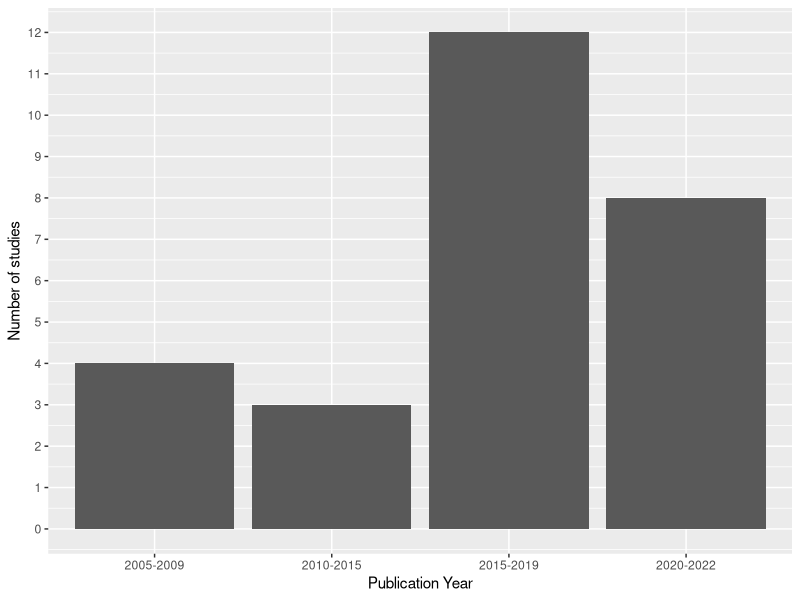
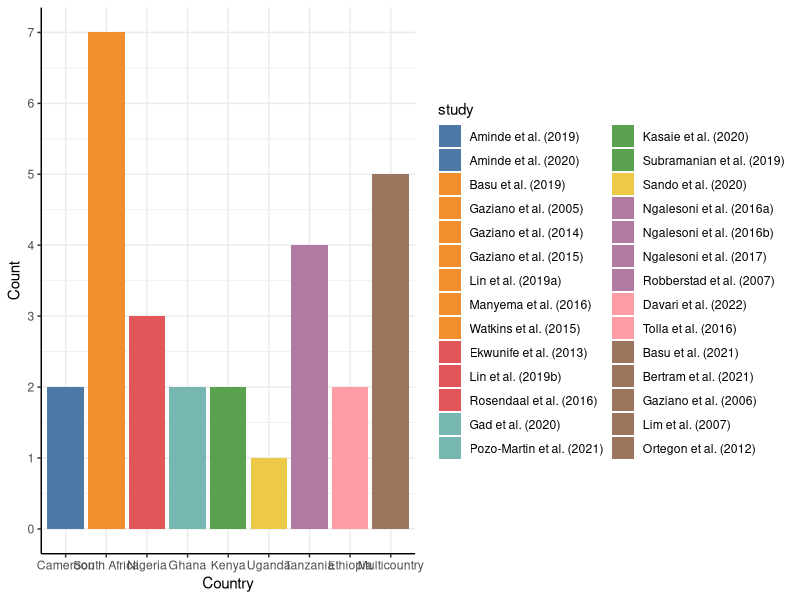
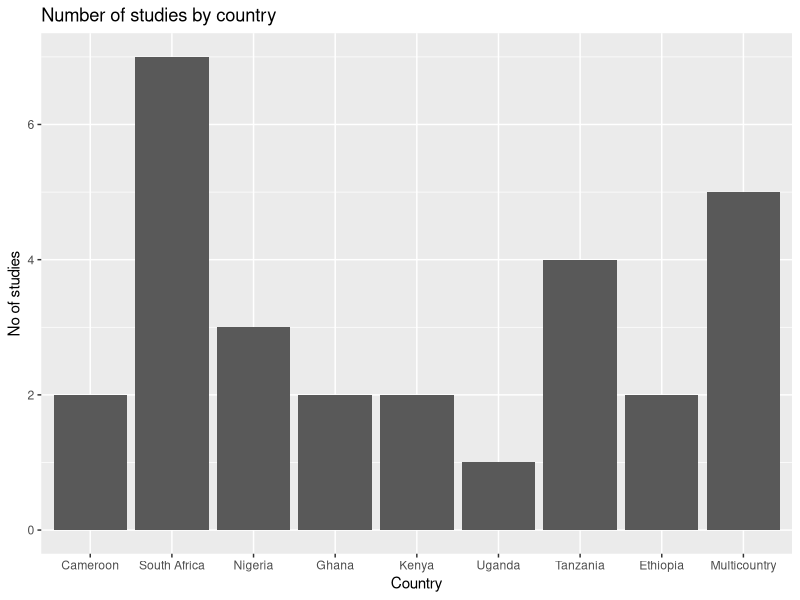
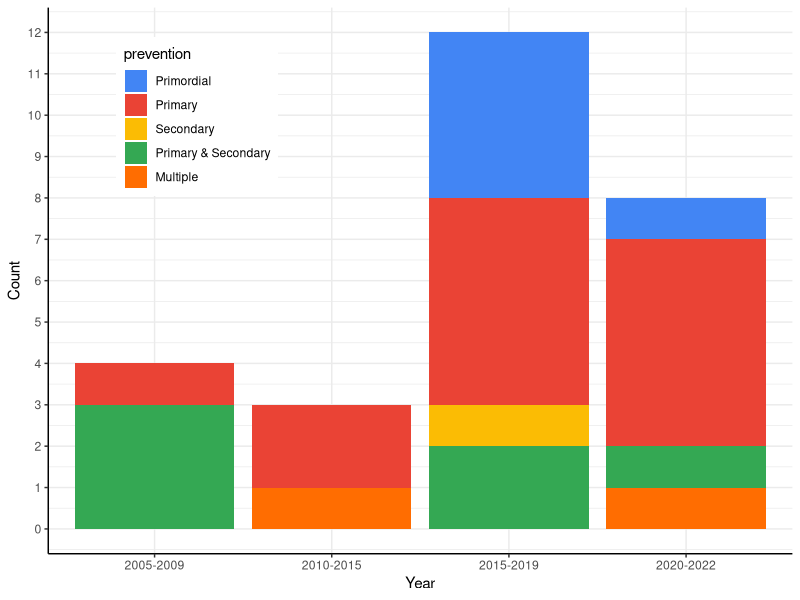
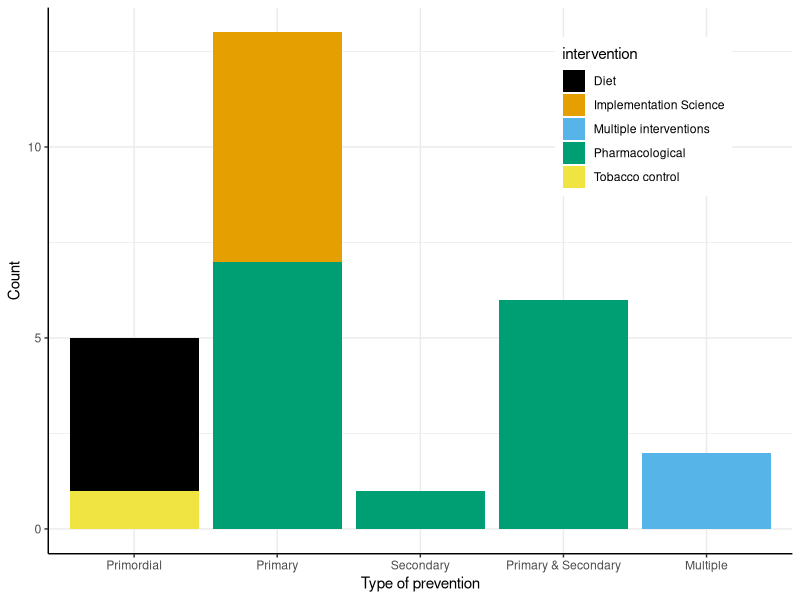
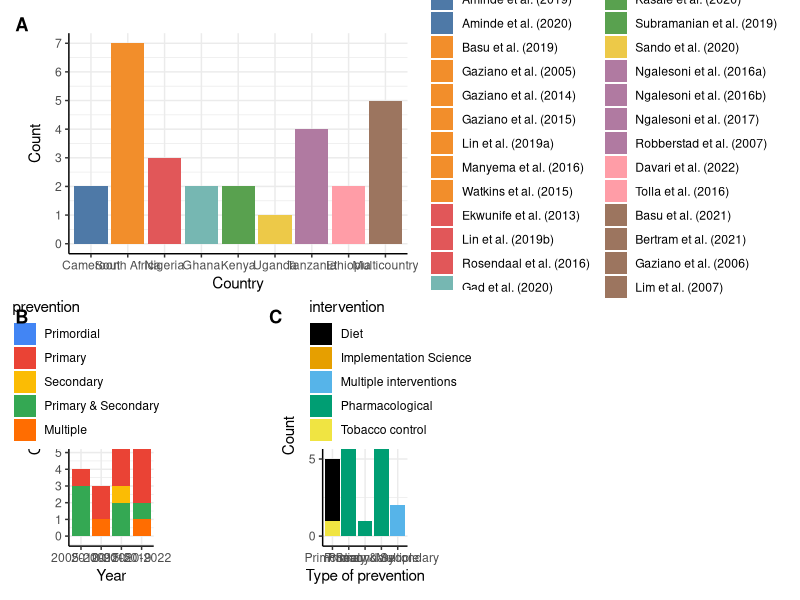
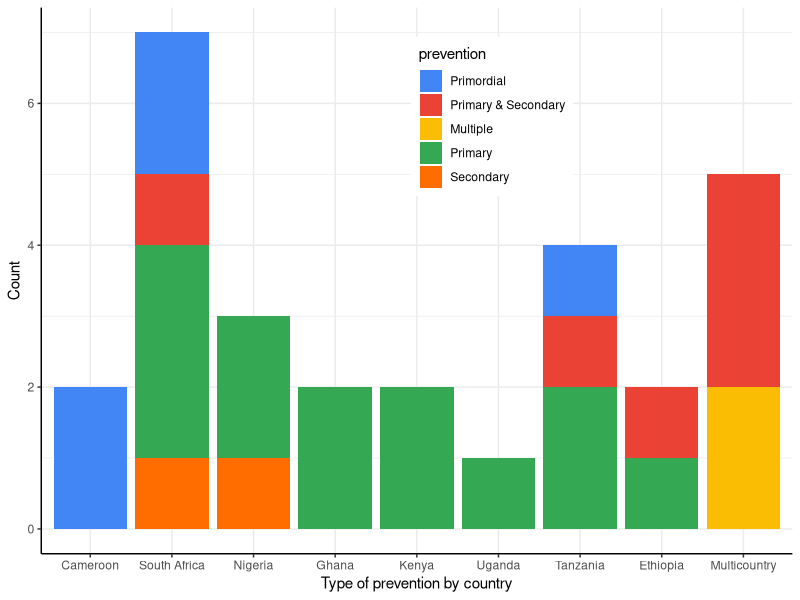
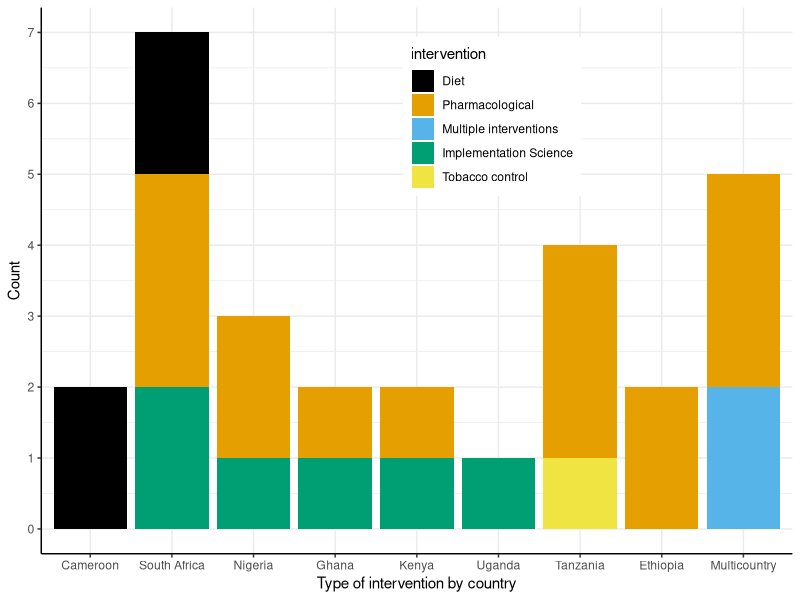

Write R code to recreate these figures, in order.
rm (list=ls())
## library(geofacet)
library(data.table)
library(tidyverse)
library(ggplot2)
library(patchwork)  ### for combining plots
library(ggthemes)
library(ggpubr)
library(viridis)

## setting working directory
## setwd("U:/ManWin/My Documents/James Oguta/My PhD Folder-2023-2024/My Systematic Review/Synthesis/Tables/Final/Analyses")
# reading datasets
cvd_data<- read.csv("Final Dataset.csv")

cvd_data<- as.data.table(cvd_data)


#changing variable names to lower case
names(cvd_data)<- tolower(names(cvd_data))

#removing decimals from column names
names(cvd_data) <- gsub("\\.", "", names(cvd_data))

# renaming variables
 cvd_data <- cvd_data %>% 
   rename(
     evaluation = evaluationtype,
     prevention = preventiontype,
     intervention = interventiontype,
     cvd_outcomes = cvdoutcomesassesed,
     model = modeltype,
     risk = cvdriskequation,
     d_rate = discountrate,
     horizon = timehorizon,
     start_age = minimumageyears,
     equity = equitydimensions,
     sensitivity = sensitivityanalysis,
     evpi= evpiassessed,
     guideline = reportingguidelineused,
     ceacf = ceacsceafspresented, 
     adaptation= modeladaptation,
     funding = typeoffundingsources,
     conflict= conflictofinterest
   )

#checking types of variables
 str(cvd_data)
 
#selecting a subset of variables
 selected <- c("id", "authors", "country", "year", "evaluation", "prevention", "intervention", "cvd_outcomes",
               "multimorbidity", "model", "risk", "perspective", "d_rate", "start_age", "horizon", "cyclelength",
               "outcomemeasure", "equity", "sensitivity", "evpi", "ceacf", "validation", "callibration",
               "adaptation", "funding", "conflict")
subset_cvd <- cvd_data %>% 
  select(all_of(selected))

to_factor <- c("country", "evaluation", "prevention", "intervention", "cvd_outcomes",
               "model", "risk", "perspective", "d_rate", "start_age", "horizon", "cyclelength",
              "software", "outcomemeasure", "equity", "sensitivity", "evpi", "ceacf", "validation",
              "callibration","adaptation", "funding", "conflict")
str(subset_cvd)

#defining factor variables
cvd <- cvd_data %>% 
  mutate_at(to_factor, as.factor)


# Creating a subset of country dataset###
country <- cvd %>% select(id, authors, country)
summary(country$country)

#creating list of countries
country_list <- c("Cameroon", "South Africa", "Nigeria", "Ghana",
                  "Kenya", "Uganda", "Tanzania", "Ethiopia", "Multicountry")
# Initialize an empty list to store binary variables
country_flags <- list()

# Loop through each country
for (count in country_list) {
  # Check if the country is present in the observation
  country_flag <- as.integer(grepl(count, country$country))
  
  # Add the binary variable to the list
  country_flags[[count]] <- country_flag
}

# Convert the list to a data frame
country_df <- as.data.frame(country_flags)

# Bind the binary variables to the main dataset
country_dataset <- cbind(country, country_df)

# Save the dataset as a CSV file
write.csv(country_dataset, "country_dataset.csv", row.names = FALSE)

dataset_wide <- country_dataset[, 4:12]


# Reshape data into a long format
dataset_long <- reshape2::melt(as.matrix(dataset_wide), id.vars = "authors", variable.name = "studies", value.name = "number")
dataset_long <- dataset_long[dataset_long$number > 0, ]  # Keep only rows where disease is present

authors <- cvd_data$authors
writeLines(authors,"data.txt")
colnames(dataset_long)[colnames(dataset_long) == "Var1"] ="study"
colnames(dataset_long)[colnames(dataset_long) == "Var2"] ="country"



dataset_long$study <- factor(dataset_long$study, levels = 1:27, labels = c(
  "Aminde et al. (2019)", "Aminde et al. (2020)","Basu et al. (2019)","Basu et al. (2021)",
  "Bertram et al. (2021)","Davari et al. (2022)","Ekwunife et al. (2013)","Gad et al. (2020)",
  "Gaziano et al. (2005)","Gaziano et al. (2006)","Gaziano et al. (2014)","Gaziano et al. (2015)",
  "Kasaie et al. (2020)","Lim et al. (2007)","Lin et al. (2019)","Manyema et al. (2016)",
  "Ngalesoni et al. (2016a)","Ngalesoni et al. (2016b)","Ngalesoni et al. (2017)","Ortegon et al. (2012)",
  "Pozo-Martin et al. (2021)","Robberstad et al. (2007)","Rosendaal et al. (2016)",
  "Sando et al. (2020)","Subramanian et al. (2019)","Tolla et al. (2016)","Watkins et al. (2015)"
))

dataset_long$country <- ifelse(dataset_long$country=="South.Africa","South Africa",
                               ifelse(dataset_long$country=="Ethiopia","Ethiopia", 
                                      ifelse(dataset_long$country=="Nigeria", "Nigeria",
                                             ifelse(dataset_long$country=="Kenya", "Kenya",
                                                    ifelse(dataset_long$country=="Uganda", "Uganda",
                                                           ifelse(dataset_long$country=="Tanzania", "Tanzania",
                                                                  ifelse(dataset_long$country=="Cameroon", "Cameroon",
                                                                         ifelse(dataset_long$country=="Multicountry", "Multicountry",
                                                                                ifelse(dataset_long$country=="Ghana","Ghana",
                                                                                       dataset_long$country)))))))))
                                                                                

###################################################################################
##Categorizing year variable
subset_cvd$yearcat <- ifelse(subset_cvd$year<2010, "2005-2009",
                              ifelse(subset_cvd$year>=2010 & subset_cvd$year<2015, "2010-2015",
                                     ifelse(subset_cvd$year>=2015 & subset_cvd$year<2020, "2015-2019",
                                            ifelse(subset_cvd$year>=2020, "2020-2022", NA))))



subset_cvd$prevention <- ifelse(subset_cvd$intervention=="Diet","Primordial",
                                ifelse(subset_cvd$intervention=="Multiple interventions", "Multiple",
                                       ifelse(subset_cvd$intervention=="Tobacco control","Primordial",
                                       subset_cvd$prevention)))

subset_cvd$prevention <- ifelse(subset_cvd$prevention=="Both","Primary & Secondary",
                                subset_cvd$prevention)
subset_cvd$intervention <- ifelse(subset_cvd$intervention=="HSS","Implementation Science",
                                subset_cvd$intervention)

subset_cvd$model <- ifelse(subset_cvd$model=="Proportional multi-state life table Markov model","Multistate Life table model",
                           ifelse(subset_cvd$model=="Mathematical functions", 
                                  "Mathematical Equations",
                                  ifelse(subset_cvd$model=="Cohort Markov model", "Markov", subset_cvd$model))) 

subset_cvd$perspective <- ifelse(subset_cvd$perspective=="Public provider","Healthcare Provider",
                                subset_cvd$perspective)

# Search for "Framingham" in the risk variable
subset_cvd$framingham <- ifelse(grepl("Framingham", subset_cvd$risk), 1, 0)



# Search for "who" or "Absolute" in the risk variable
subset_cvd$who <- ifelse(grepl("WHO|Absolute", subset_cvd$risk, ignore.case = TRUE), 1, 0)


# Search for "Globorisk" in the risk variable
subset_cvd$globorisk <- ifelse(grepl("Globorisk", subset_cvd$risk), 1, 0)

# Search for "Globorisk" in the risk variable
subset_cvd$cox <- ifelse(grepl("cox", subset_cvd$risk), 1, 0)

sum (subset_cvd$framingham)
sum (subset_cvd$who)
sum (subset_cvd$globorisk)


risk_columns <- c("framingham", "who", "globorisk", "cox" )
risk_wide <- subset_cvd[, ..risk_columns,drop=FALSE] # the .. syntax within the square brackets to select columns dynamically

# Reshape data into a long format
risk_long <- reshape2::melt(as.matrix(risk_wide), id.vars = "authors", variable.name = "risk", value.name = "number")
risk_long <- risk_long[risk_long$number > 0, ]  # Keep only rows where disease is present

authors <- cvd_data$authors
colnames(risk_long)[colnames(risk_long) == "Var1"] ="study"
colnames(risk_long)[colnames(risk_long) == "Var2"] ="risk"

risk_long$risk <- ifelse(risk_long$risk=="framingham","Framingham",
                         ifelse(risk_long$risk== "who", "WHO",
                                ifelse(risk_long$risk== "globorisk", "Globorisk",
                                       ifelse(risk_long$risk=="cox", "Cox Model",risk_long$risk))))


####Cleaning the horizon column

subset_cvd$horizon <- ifelse(grepl("Lifetime", subset_cvd$horizon), "Lifetime",
                             ifelse(grepl("10 years", subset_cvd$horizon), "10 years", 
                                    subset_cvd$horizon))

###Model Outcomes###
# Search for "Ischemic heart disease" in the outcome variable
subset_cvd$ihd <- ifelse(grepl("Ischemic heart |ischemic heart|infarction|Coronary|coronary|congestive|Congestive", subset_cvd$cvd_outcomes, ignore.case = TRUE), 1, 0)

# Search for "Stroke" in the outcome variable
subset_cvd$stroke <- ifelse(grepl("Stroke |stroke", subset_cvd$cvd_outcomes, ignore.case = TRUE), 1, 0)

# Search for "CVA" in the outcome variable
subset_cvd$cva <- ifelse(grepl("Cerebrovascular |derebrovascular|CVA", subset_cvd$cvd_outcomes, ignore.case = TRUE), 1, 0)

# Search for "HHD" in the outcome variable
subset_cvd$hhd <- ifelse(grepl("hypertensive |HHD", subset_cvd$cvd_outcomes, ignore.case = TRUE), 1, 0)

# Search for "Angina" in the outcome variable
subset_cvd$angina <- ifelse(grepl("Angina |angina", subset_cvd$cvd_outcomes, ignore.case = TRUE), 1, 0)

# Search for "Cardiac Arrest" in the outcome variable
subset_cvd$ca <- ifelse(grepl("Cardiac Arrest| arrest", subset_cvd$cvd_outcomes, ignore.case = TRUE), 1, 0)

# Search for "Atherosclerosis" in the outcome variable
subset_cvd$athero <- ifelse(grepl("athero", subset_cvd$cvd_outcomes, ignore.case = TRUE), 1, 0)


outcome_columns <- c("ihd", "stroke", "cva", "angina","ca","athero" )
outcome_wide <- subset_cvd[, ..outcome_columns,drop=FALSE] # the .. syntax within the square brackets to select columns dynamically

# Reshape data into a long format
outcome_long <- reshape2::melt(as.matrix(outcome_wide), id.vars = "authors", variable.name = "outcome", value.name = "number")
outcome_long <- outcome_long[outcome_long$number > 0, ]  # Keep only rows where disease is present

authors <- cvd_data$authors
colnames(outcome_long)[colnames(outcome_long) == "Var1"] ="study"
colnames(outcome_long)[colnames(outcome_long) == "Var2"] ="outcome"

outcome_long$outcome <- ifelse(outcome_long$outcome=="ihd","Ischemic Heart Disease",
                         ifelse(outcome_long$outcome=="stroke","Stroke",
                                ifelse(outcome_long$outcome=="angina","Angina",
                                       ifelse(outcome_long$outcome=="ca","Cardiac Arrest",
                                              ifelse(outcome_long$outcome=="cva","Cerebrovascular Accident",
                                                     ifelse(outcome_long$outcome=="athero","Atherosclerosis",outcome_long$outcome))))))
                                              

########################################################################################################################
###Creating a subset of the dataset to select a few variables for characteristics

to_subset <- c("id", "authors", "country", "year", "evaluation", "prevention", "intervention", "model")

# Creating a subset of study characteristics dataset###
characteristics <- subset_cvd %>% select(id, authors, country, year, evaluation,prevention,intervention, model)
characteristics$year <- as.character(subset_cvd$year)

# renaming authors to study
characteristics<-rename(characteristics, study= authors)

##Duplicating Lin 2019 and assigning it to Nigeria (b) and South Africa (a)

# Filter the dataframe to select the observation to duplicate Lin et al 2019 
observation_to_duplicate <- characteristics %>% filter(study == "Lin et al. (2019)") %>% slice(1)
##renaming/assigning the original variable to south africa before appending
characteristics$study[grepl("Lin", characteristics$study) & grepl("South", characteristics$country)] <- "Lin et al. (2019a)"
characteristics$country[grepl("Lin", characteristics$study) & grepl("South", characteristics$country)] <- "South Africa"

# Duplicate the selected observation and append it to the original dataframe
characteristics <- bind_rows(characteristics, observation_to_duplicate)

#renaming/assigning duplicate variable to Nigeria
characteristics$study[grepl("Lin", characteristics$study) & grepl("Nigeria", characteristics$country)] <- "Lin et al. (2019b)"
characteristics$country[grepl("Lin", characteristics$study) & grepl("Nigeria", characteristics$country)] <- "Nigeria"
###Changing Gaziano et al 2015 (Guatemala, Mexico and South Africa to South Africa for graphing
characteristics$country[grepl("Gaziano", characteristics$study) & grepl("Guatemala", characteristics$country)] <- "South Africa"

characteristics$country[grepl("Multicountry", characteristics$country)] <- "Multicountry"

str(characteristics)

## Create factor variables
characteristics$country <- factor(characteristics$country, levels = unique(characteristics$country),
                               ordered = TRUE)
characteristics$prevention <- factor(characteristics$prevention, levels = unique(characteristics$prevention),
                                  ordered = FALSE)
characteristics$intervention <- factor(characteristics$intervention, levels = unique(characteristics$intervention),
                                     ordered = FALSE)
characteristics$model <- factor(characteristics$model, levels = unique(characteristics$model),
                                       ordered = FALSE)

### Characteristics of Included Studies###############
###General characteristics#########

# Graphing year of publication

p1 <- ggplot(subset_cvd, aes(yearcat)) + 
  geom_bar() +
  labs(x = "Publication Year", y = "Number of studies") +
  scale_y_continuous(breaks = 0:13)

p1

# Plotting combinations of studies in each country
## NOTE Lin 2019: down as Nigeria and South Africa
## going to assume these are separate studies rather than both needing coding as multicountry
## TODO check and correct

dataset_long$study <- as.character(dataset_long$study) #to char for editing
dataset_long$study[grepl("Lin", dataset_long$study) & grepl("South", dataset_long$country)] <- "Lin et al. (2019a)"
dataset_long$study[grepl("Lin", dataset_long$study) & grepl("Nigeria", dataset_long$country)] <- "Lin et al. (2019b)"
dataset_long$study <- factor(dataset_long$study,
  levels = unique(dataset_long$study),
  ordered = TRUE
)

table(dataset_long$study)
summary(dataset_long$study)
## make factor again:
dataset_long$country <- factor(dataset_long$country, levels = unique(dataset_long$country),
                               ordered = TRUE)



## select colors:
clz <- tableau_color_pal("Tableau 10")(10)
sclz <- clz[as.integer((dataset_long$country))] # manual study colors
names(sclz) <- dataset_long$study               #making named colors

p2 <- ggplot(dataset_long,
             aes(x = country,
                 fill = study)) +
  geom_bar(stat = "count") +
  theme(axis.text.x = element_text(angle = 45, hjust = 1),
        plot.title = element_text(hjust = 0.5)) +  # Center the title
  scale_y_continuous(breaks = seq(0, 27, 1)) +
  labs(x = "Country", y = "Count") +
  scale_fill_manual(values=sclz)+
  theme_classic() + grids()
p2

ggsave(file = "fig1.pdf", plot = p2, width = 20, height = 11)
ggsave(file = "fig1.png", plot = p2, width = 20, height = 11, dpi = 300)

## TODO might make sense to order the countries meaningfully:
## eg alphabetcal + multicountry, geographically, or by county


# To create a bar graph using ggplot2- Alternative 2
p3 <- ggplot(dataset_long, aes(x = country, y = number)) +
  geom_bar(stat = "identity") +
  labs(x = "Country", y = "No of studies", title = "Number of studies by country")

p3


## relevel logically
subset_cvd$prevention <- factor(subset_cvd$prevention,
  levels = unique(subset_cvd$prevention)[c(1, 4, 5, 2, 3)],
  ordered = TRUE
)

# Graphing year of publication by prevention type-Pete to advise on this.
## TODO it's a bit weird to use these different-sized age bins - makes it hard to interpret trend- To discuss
p4 <- ggplot(subset_cvd) + 
  geom_bar(aes(x = yearcat, fill = prevention), position = "stack") + 
  labs(x = "Year",y="Count")+
  scale_fill_gdocs()+
  scale_y_continuous(breaks = 0:13)+
  theme_classic() + grids() +
  theme(legend.position = c(0.2,0.8))
p4

ggsave(file = "fig2.pdf", plot = p4, width = 20, height = 11)
ggsave(file = "fig2.png", plot = p4, width = 20, height = 11, dpi = 300)


# Graphing intervention by prevention type


p5 <- ggplot(subset_cvd) + 
  geom_bar(aes(prevention, fill = intervention), position = "stack") + 
  labs(x = "Type of prevention",y="Count") +
  scale_fill_colorblind()+
  theme_classic() + grids() +
  theme(legend.position = c(0.8, 0.8))
p5

ggsave(file = "fig3.pdf", plot = p5, width = 20, height = 11)
ggsave(file = "fig3.png", plot = p5, width = 20, height = 11, dpi = 300)


p6 <- p2 / (p4 + plot_spacer()+ p5) +
  plot_annotation(tag_levels = "A") &
  theme(plot.tag = element_text(face = "bold"))
p6

ggsave(file = "plot1.pdf", plot = p6, width = 20, height = 11)
ggsave(file = "plot1.png", plot = p6, width = 20, height = 11, dpi = 300)

# Graphing prevention level and intervention type by country
## make factor again:

characteristics$country <- factor(characteristics$country, levels = unique(dataset_long$country),
                               ordered = TRUE)

p7 <- ggplot(characteristics) + 
  geom_bar(aes(country, fill = prevention), position = "stack") + 
  labs(x = "Type of prevention by country",y="Count") +
  scale_fill_gdocs()+
  theme_classic() + grids() +
  theme(legend.position = c(0.6, 0.8))
p7

ggsave(file = "fig4.pdf", plot = p7, width = 20, height = 11)
ggsave(file = "fig4.png", plot = p7, width = 20, height = 11, dpi = 300)



p8 <- ggplot(characteristics) + 
  geom_bar(aes(x = country, fill = intervention), position = "stack") + 
  labs(x = "Type of intervention by country",y="Count")+
  scale_fill_colorblind()+
  scale_y_continuous(breaks = 0:8)+
  theme_classic() + grids() +
  theme(legend.position = c(0.6,0.8))
p8

ggsave(file = "fig5.pdf", plot = p8, width = 20, height = 11)
ggsave(file = "fig5.png", plot = p8, width = 20, height = 11, dpi = 300)

p9 <- p7 / p8 +
  plot_annotation(tag_levels = "A") &
  theme(plot.tag = element_text(face = "bold"))
p9
ggsave(file = "plot2.pdf", plot = p9, width = 16, height = 10)
ggsave(file = "plot2.png", plot = p9, width = 16, height = 10, dpi = 300)



###########Characteristics of DAMs####################
####Model type####

p10 <- ggplot(characteristics) + 
  geom_bar(aes(country, fill = model), position = "stack") + 
  labs(x = "Type of model by country", y = "Count", fill="Model") +
  scale_fill_brewer(palette = "Set1") +  # Or scale_fill_brewer(palette = "Set1")
  theme_classic() +
  theme(
    panel.grid.major = element_line(),  # To add major grid lines
    panel.grid.minor = element_line(),  # To add minor grid lines
    legend.position = c(0.5, 0.8)
  )

p10

ggsave(file = "fig6.pdf", plot = p10, width = 20, height = 11)
ggsave(file = "fig6.png", plot = p10, width = 20, height = 11, dpi = 300)



p10a <- ggplot(characteristics) + 
  geom_bar(aes(prevention, fill = model), position = "stack") + 
  labs(x = "Type of model by prevention level", y = "Count", fill="Model") +
  scale_fill_brewer(palette = "Set1") +  # Or scale_fill_brewer(palette = "Set1")
  theme_classic() +
  theme(
    panel.grid.major = element_line(),  # To add major grid lines
    panel.grid.minor = element_line(),  # To add minor grid lines
    legend.position = "none"            # Omits the legend
  )

p10a

ggsave(file = "fig7.pdf", plot = p10a, width = 20, height = 11)
ggsave(file = "fig7.png", plot = p10a, width = 20, height = 11, dpi = 300)

p10b <- ggplot(characteristics) + 
  geom_bar(aes(intervention, fill = model), position = "stack") + 
  labs(x = "Type of model by intervention type", y = "Count", fill="Model") +
  scale_fill_brewer(palette = "Set1") +  # Or scale_fill_brewer(palette = "Set1")
  theme_classic() +
  theme(
    panel.grid.major = element_line(),  # To add major grid lines
    panel.grid.minor = element_line(),  # To add minor grid lines
    legend.position = "none"  # Omits the legend
  )

p10b

ggsave(file = "fig8.pdf", plot = p10b, width = 20, height = 11)
ggsave(file = "fig8.png", plot = p10b, width = 20, height = 11, dpi = 300)


p10c <- p10 / (p10a + p10b) +
  plot_annotation(tag_levels = "A") &
  theme(plot.tag = element_text(face = "bold"))
p10c

ggsave(file = "plot3.pdf", plot = p10c, width = 16, height = 10)
ggsave(file = "plot3.png", plot = p10c, width = 16, height = 10, dpi = 300)


p11 <- ggplot(characteristics, aes(model)) +
  geom_bar(stat = "count") +
  scale_y_continuous(breaks = 0:25)+
  labs(x = "Model type", y= "Count") +
  theme_classic() + grids() +
  theme(plot.title = element_text(hjust = 0.5))

p11

ggsave(file = "fig9.pdf", plot = p11, width = 20, height = 11)
ggsave(file = "fig9.png", plot = p11, width = 20, height = 11, dpi = 300)

####Evaluation type####
p12 <- ggplot(characteristics, aes(evaluation)) +
  geom_bar(stat = "count") +
  scale_y_continuous(breaks = 0:25)+
  labs(x = "Evaluation type", y= "Count") +
  theme_classic() + grids() +
  theme(plot.title = element_text(hjust = 0.5))

p12

ggsave(file = "fig10.pdf", plot = p12, width = 20, height = 11)
ggsave(file = "fig10.png", plot = p12, width = 20, height = 11, dpi = 300)


####Perspective####
p13 <- ggplot(subset_cvd, aes(perspective)) +
  geom_bar(stat = "count") +
  labs(x = "Perspective", y= "Count") +
  theme(plot.title = element_text(hjust = 0.5))+
  scale_y_continuous(breaks = 0:11)+
  theme_classic() + grids() 

p13

ggsave(file = "fig11.pdf", plot = p13, width = 20, height = 11)
ggsave(file = "fig11.png", plot = p13, width = 20, height = 11, dpi = 300)

####Horizon####
p14 <- ggplot(subset_cvd, aes(horizon)) +
  geom_bar(stat = "count") +
  labs(x = "Time Horizon", y= "Count") +
  scale_y_continuous(breaks = 0:20)+
  theme(plot.title = element_text(hjust = 0.5))+
  theme_classic() + grids() 

p14

ggsave(file = "fig12.pdf", plot = p14, width = 20, height = 11)
ggsave(file = "fig12.png", plot = p14, width = 20, height = 11, dpi = 300)

# To create a bar graph of CVD risk equations

p15 <- ggplot(risk_long, aes(risk, number)) +
  geom_bar(stat = "identity") +
  labs(x = "CVD Risk equation", y = "Count") +
  scale_y_continuous(breaks = 0:11)+
  theme(plot.title = element_text(hjust = 0.5))+
  theme_classic() + grids() 

p15

ggsave(file = "fig13.pdf", plot = p15, width = 20, height = 11)
ggsave(file = "fig13.png", plot = p15, width = 20, height = 11, dpi = 300)

# To create a bar graph of CVD Outcomes

p16 <- ggplot(outcome_long, aes(outcome, number)) +
  geom_bar(stat = "identity") +
  labs(x = "CVD Outcome", y = "Count") +
  scale_y_continuous(breaks = 0:25)+
  theme(plot.title = element_text(hjust = 0.5))+
  theme_classic() + grids() 

p16
ggsave(file = "fig14.pdf", plot = p16, width = 20, height = 11)
ggsave(file = "fig14.png", plot = p16, width = 20, height = 11, dpi = 300)

p17 <- (p12+p11)/(p13+p14)/(p15+p16)+
  plot_annotation(tag_levels = "A") &
  theme(plot.tag = element_text(face = "bold"))+
  theme_classic() + grids() 

p17

ggsave(file = "plot4.pdf", plot = p17, width = 20, height = 11)
ggsave(file = "plot4.png", plot = p17, width = 20, height = 11, dpi = 300)

####Type of sensitivity analysis####
p18 <- ggplot(subset_cvd, aes(sensitivity)) +
  geom_bar(stat = "count") +
  labs(x = "Sensitivity analysis", y= "Count", title = "Type of sensitivity analysis") +
  theme(plot.title = element_text(hjust = 0.5))

p18

write.csv(cvd_data, "cvd_data.csv")



